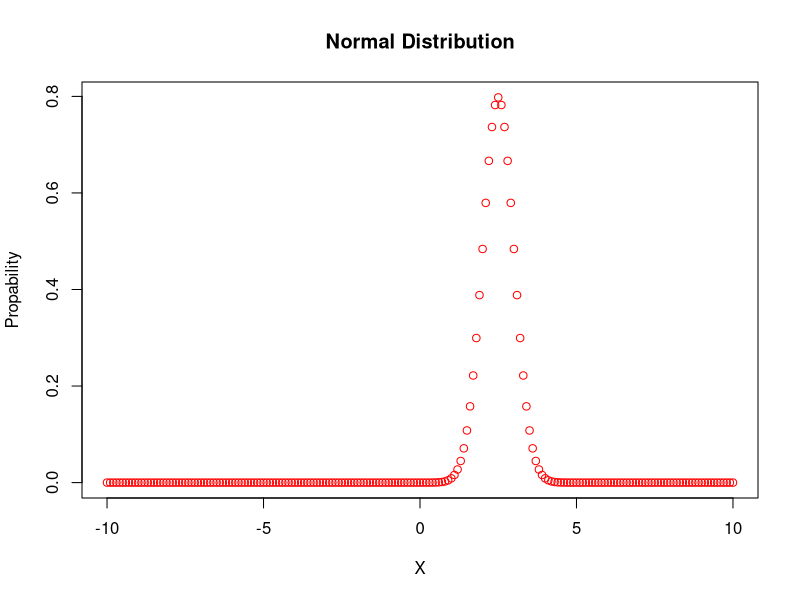

Reproduce this figure in R.
x = seq(-10, 10, by=0.1)
x
length(x)
pb = dnorm(x, mean=2.5, sd=0.5)
pb
plot(x, pb, main='Normal Distribution', col='red', xlab='X', ylab='Propability', type='p')
